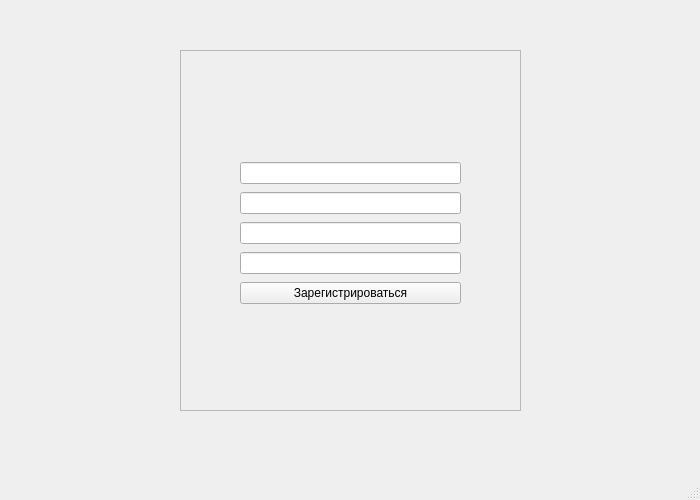
<?xml version="1.0" encoding="UTF-8"?>
<ui version="4.0">
 <class>Registration</class>
 <widget class="QMainWindow" name="Registration">
  <property name="geometry">
   <rect>
    <x>0</x>
    <y>0</y>
    <width>700</width>
    <height>500</height>
   </rect>
  </property>
  <property name="windowTitle">
   <string>MainWindow</string>
  </property>
  <widget class="QWidget" name="centralwidget">
   <widget class="QFrame" name="frameReg">
    <property name="geometry">
     <rect>
      <x>180</x>
      <y>50</y>
      <width>341</width>
      <height>361</height>
     </rect>
    </property>
    <property name="frameShape">
     <enum>QFrame::StyledPanel</enum>
    </property>
    <property name="frameShadow">
     <enum>QFrame::Raised</enum>
    </property>
    <widget class="QLabel" name="icon">
     <property name="geometry">
      <rect>
       <x>130</x>
       <y>20</y>
       <width>90</width>
       <height>90</height>
      </rect>
     </property>
     <property name="text">
      <string/>
     </property>
    </widget>
    <widget class="QWidget" name="">
     <property name="geometry">
      <rect>
       <x>60</x>
       <y>110</y>
       <width>221</width>
       <height>151</height>
      </rect>
     </property>
     <layout class="QVBoxLayout" name="verticalLayout">
      <item>
       <widget class="QLineEdit" name="name"/>
      </item>
      <item>
       <widget class="QLineEdit" name="login"/>
      </item>
      <item>
       <widget class="QLineEdit" name="password"/>
      </item>
      <item>
       <widget class="QLineEdit" name="nickname"/>
      </item>
      <item>
       <widget class="QPushButton" name="registration">
        <property name="text">
         <string>Зарегистрироваться</string>
        </property>
       </widget>
      </item>
     </layout>
    </widget>
   </widget>
   <widget class="QPushButton" name="to_autorization">
    <property name="geometry">
     <rect>
      <x>480</x>
      <y>10</y>
      <width>41</width>
      <height>31</height>
     </rect>
    </property>
    <property name="text">
     <string/>
    </property>
    <property name="flat">
     <bool>true</bool>
    </property>
   </widget>
  </widget>
  <widget class="QMenuBar" name="menubar">
   <property name="geometry">
    <rect>
     <x>0</x>
     <y>0</y>
     <width>700</width>
     <height>22</height>
    </rect>
   </property>
  </widget>
  <widget class="QStatusBar" name="statusbar"/>
 </widget>
 <resources/>
 <connections/>
</ui>
